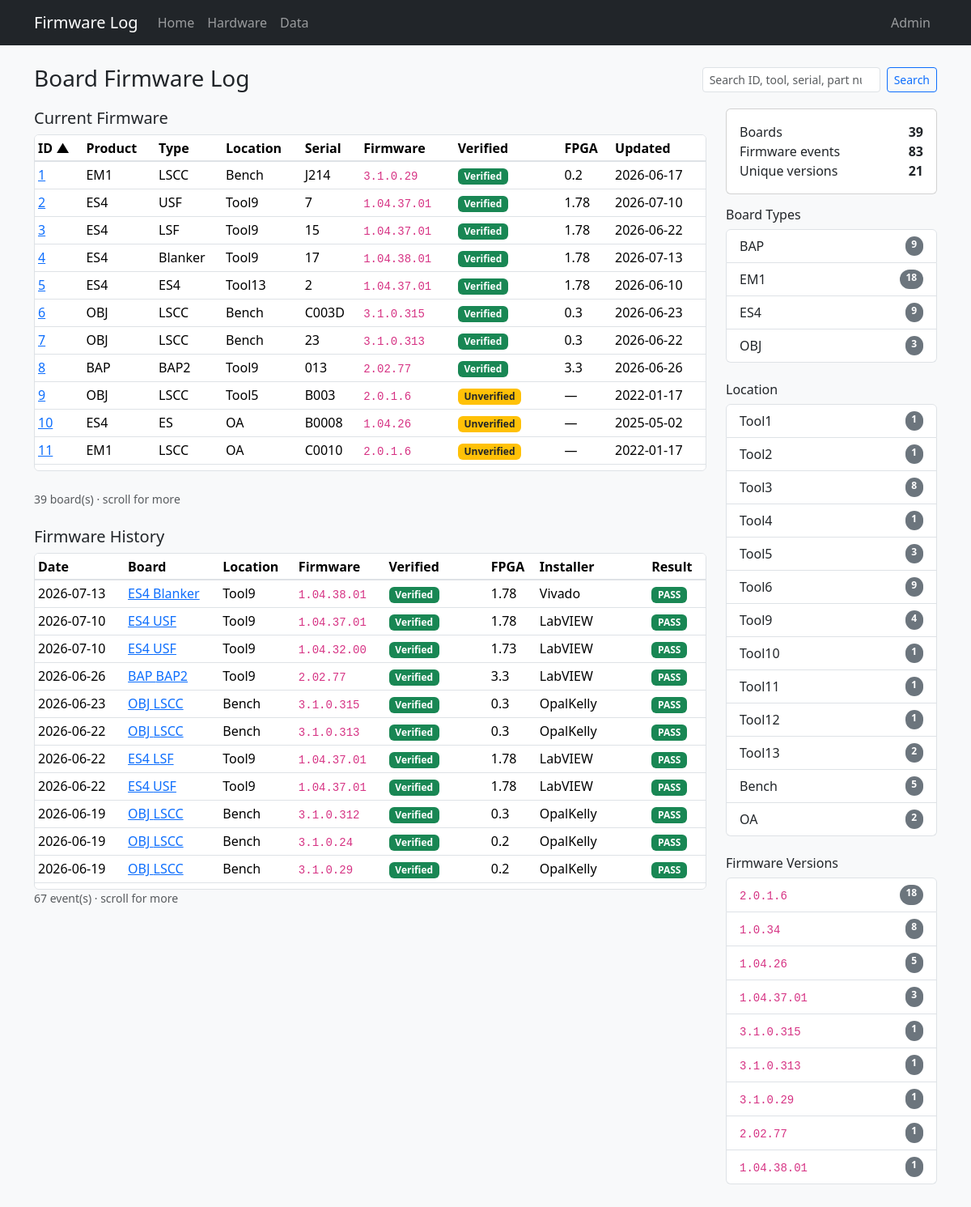
Before: / with the older database file.
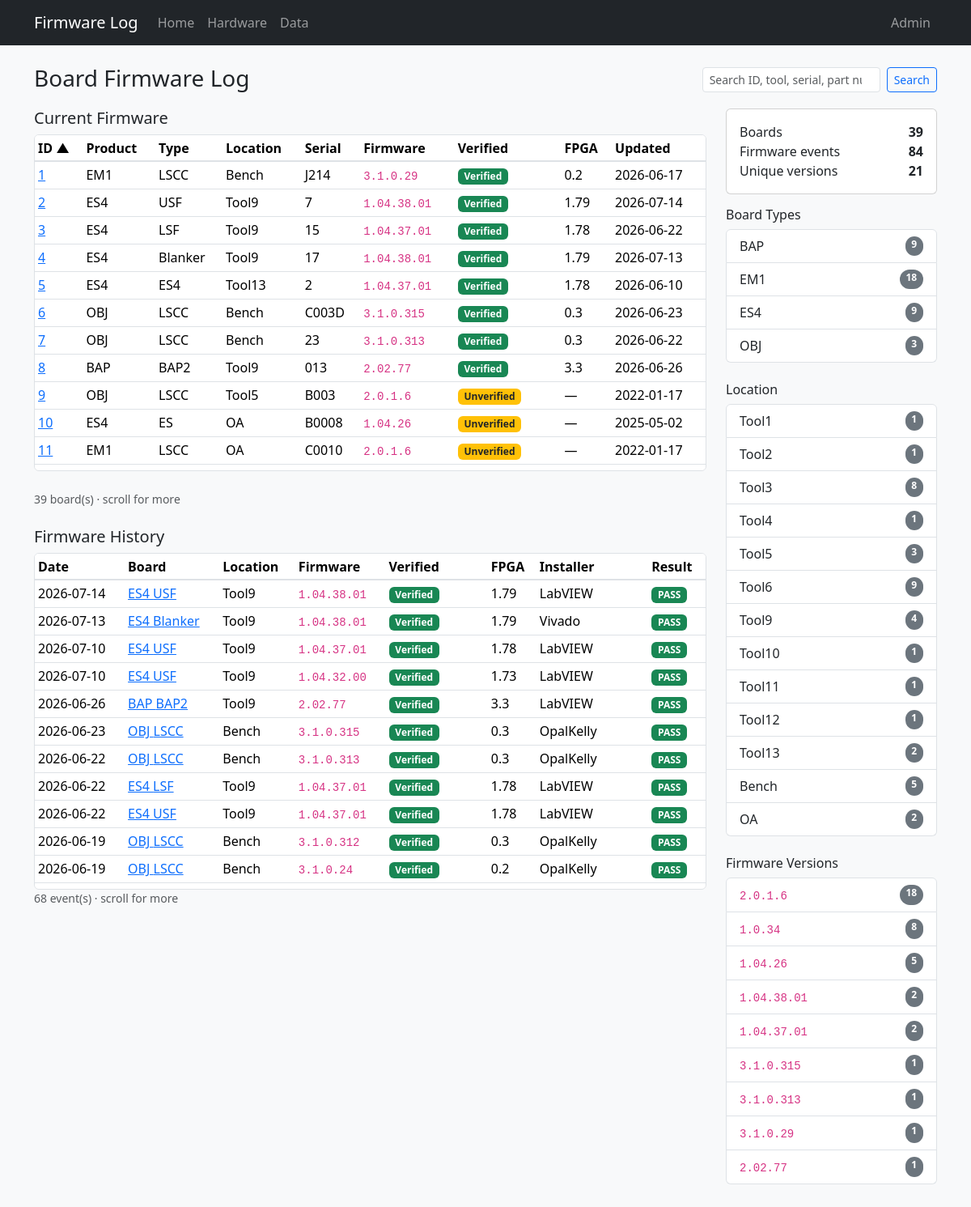
After: the same page with the newer database file.
### tables this page shows
CREATE TABLE "boards" (
                board_id      INTEGER PRIMARY KEY,
                tool          TEXT,
                board_slot    TEXT,
                manufacturer  TEXT NOT NULL DEFAULT 'PDF Solutions Inc.',
                board_name    TEXT NOT NULL,
                serial        TEXT NOT NULL,
                part_number   TEXT,
                revision      TEXT,
                file_id       TEXT,
                product_name  TEXT NOT NULL,
                ddr_fbga      TEXT
            , inventory_serial TEXT, status TEXT, role TEXT, comment TEXT, open_item TEXT, po TEXT, modified_by TEXT, source_updated_at TEXT, data_source TEXT, dc_status TEXT, ac_status TEXT, gcal_status TEXT, adc_status TEXT, eeprom_status TEXT);

CREATE TABLE "firmware_history" (
                event_id    INTEGER PRIMARY KEY AUTOINCREMENT,
                board_id    INTEGER NOT NULL REFERENCES boards (board_id),
                event_date  TEXT NOT NULL,
                event_time  TEXT,
                fpga        TEXT,
                firmware    TEXT NOT NULL,
                installer   TEXT,
                result      TEXT
            );

### app.py (the view)
@app.route("/")
def index():
    product = request.args.get("product")
    firmware = request.args.get("firmware")
    tool = request.args.get("tool")
    search = request.args.get("q", "").strip()
    sort = request.args.get("sort", "board_id")
    order = request.args.get("order", "asc")
    return render_template(
        "index.html",
        boards=db.list_boards(
            product_name=product,
            firmware=firmware,
            tool=tool,
            search=search,
            sort=sort,
            order=order,
        ),
        history=db.list_history(
            product_name=product,
            firmware=firmware,
            tool=tool,
            search=search,
        ),
        stats=db.dashboard_stats(),
        fw_stats=db.firmware_stats(),
        tool_stats=db.tool_stats(),
        products=db.board_products(),
        available_firmware=db.firmware_for_product(product) if product else set(),
        available_products=db.products_for_firmware(firmware) if firmware else set(),
        available_tools=(
            db.tools_for_product(product) if product
            else db.tools_for_firmware(firmware) if firmware
            else set()
        ),
        available_products_for_tool=db.products_for_tool(tool) if tool else set(),
        available_firmware_for_tool=db.firmware_for_tool(tool) if tool else set(),
        product_filter=product,
        firmware_filter=firmware,
        tool_filter=tool,
        search=search,
        sort=sort,
        order=order,
    )

### db.py (called while the page is built)
def firmware_verified_sql(board_alias="b"):
    ids = ", ".join(str(i) for i in sorted(VERIFIED_BOARD_IDS))
    return f"""
    CASE
        WHEN {board_alias}.board_id IN ({ids}) THEN 'verified'
        WHEN {board_alias}.data_source = 'firmware_log' THEN 'verified'
        WHEN {board_alias}.tool = 'Tool13' AND {board_alias}.product_name = 'BAP' THEN 'verified'
        ELSE 'unverified'
    END
    """

def tool_sort_order_sql(tool_column="tool"):
    return f"""
    CASE
        WHEN {tool_column} = 'Unassigned' THEN 3
        WHEN {tool_column} LIKE 'Tool%' THEN 1
        ELSE 2
    END,
    CASE
        WHEN {tool_column} LIKE 'Tool%' THEN CAST(SUBSTR({tool_column}, 5) AS INTEGER)
    END,
    {tool_column} ASC
    """

def dict_row(cursor, row):
    return {col[0]: row[i] for i, col in enumerate(cursor.description)}

@contextmanager
def get_db():
    conn = sqlite3.connect(DATABASE)
    conn.row_factory = dict_row
    try:
        yield conn
    finally:
        conn.close()

def fetch_all(query, params=()):
    with get_db() as conn:
        return conn.execute(query, params).fetchall()

### templates/index.html (shortened to what the changed rows need)
{% extends "base.html" %}
{% from "macros.html" import sort_link, result_badge, verified_badge %}
{% block content %}
<div class="d-flex flex-wrap justify-content-between align-items-center gap-2 mb-3">
  <div>
    <h1 class="h3 mb-1">Board Firmware Log</h1>
  </div>
</div>
<div class="row g-4">
  <div class="col-lg-9">
    <h2 class="h5">Current Firmware</h2>
    <div class="table-scroll-panel mb-4">
      <table class="table table-sm table-hover align-middle mb-0">
        <thead>
          <tr>
            <th>{{ sort_link('ID', 'board_id', sort, order, product_filter, firmware_filter, tool_filter, search) }}</th>
            <th>{{ sort_link('Product', 'product_name', sort, order, product_filter, firmware_filter, tool_filter, search) }}</th>
            <th>{{ sort_link('Type', 'board_name', sort, order, product_filter, firmware_filter, tool_filter, search) }}</th>
            <th>{{ sort_link('Location', 'tool', sort, order, product_filter, firmware_filter, tool_filter, search) }}</th>
            <th>{{ sort_link('Serial', 'serial', sort, order, product_filter, firmware_filter, tool_filter, search) }}</th>
            <th class="col-firmware">{{ sort_link('Firmware', 'firmware', sort, order, product_filter, firmware_filter, tool_filter, search) }}</th>
            <th class="col-verified">Verified</th>
            <th>FPGA</th>
            <th>{{ sort_link('Updated', 'event_date', sort, order, product_filter, firmware_filter, tool_filter, search) }}</th>
          </tr>
        </thead>
        <tbody>
          {% for b in boards %}
          <tr>
            <td><a href="{{ url_for('board_detail', board_id=b.board_id) }}">{{ b.board_id }}</a></td>
            <td>{{ b.product_name }}</td>
            <td>{{ b.board_name }}</td>
            <td>{{ b.tool or '—' }}</td>
            <td>{{ b.serial }}</td>
            <td class="col-firmware">{% if b.current_firmware %}<code>{{ b.current_firmware }}</code>{% else %}<span class="text-muted">—</span>{% endif %}</td>
            <td class="col-verified">{{ verified_badge(b.firmware_verified) }}</td>
            <td>{{ b.current_fpga or '—' }}</td>
            <td>{{ b.last_update or '—' }}</td>
          </tr>
          {% else %}
          <tr><td colspan="9" class="text-muted">No boards match your filters.</td></tr>
          {% endfor %}
        </tbody>
      </table>
    </div>
    <p class="text-muted small">{{ boards|length }} board(s){% if boards|length > 12 %} · scroll for more{% endif %}</p>
    <h2 class="h5 mt-4">Firmware History</h2>
    <div class="table-scroll-panel">
      <table class="table table-sm table-hover align-middle mb-0">
        <thead>
          <tr>
            <th>Date</th>
            <th>Board</th>
            <th>Location</th>
            <th class="col-firmware">Firmware</th>
            <th class="col-verified">Verified</th>
            <th>FPGA</th>
            <th>Installer</th>
            <th>Result</th>
          </tr>
        </thead>
        <tbody>
          {% for row in history %}
          <tr>
            <td>{{ row.event_date }}</td>
            <td>
              <a href="{{ url_for('board_detail', board_id=row.board_id) }}">
                {{ row.product_name }} {{ row.board_name }}
              </a>
            </td>
            <td>{{ row.tool or '—' }}</td>
            <td class="col-firmware"><code>{{ row.firmware }}</code></td>
            <td class="col-verified">{{ verified_badge(row.firmware_verified) }}</td>
            <td>{{ row.fpga or '—' }}</td>
            <td>{{ row.installer or '—' }}</td>
            <td>{{ result_badge(row.result) }}</td>
          </tr>
          {% else %}
          <tr><td colspan="8" class="text-muted">No firmware history matches your filters.</td></tr>
          {% endfor %}
        </tbody>
      </table>
    </div>
    <p class="text-muted small">{{ history|length }} event(s){% if history|length > 10 %} · scroll for more{% endif %}</p>
  </div>
  <div class="col-lg-3">
    <div class="card mb-3">
      <div class="card-body">
        <div class="d-flex justify-content-between"><span>Firmware events</span><strong>{{ stats.history_count }}</strong></div>
      </div>
    </div>
    <h2 class="h6">Board Types</h2>
    <div class="list-group mb-4">
      {% for p in products %}
      {% if (firmware_filter and p.product_name not in available_products and product_filter != p.product_name) or (tool_filter and p.product_name not in available_products_for_tool and product_filter != p.product_name) %}
      <span class="list-group-item d-flex justify-content-between py-2 filter-disabled" aria-disabled="true">
        <span>{{ p.product_name }}</span>
        <span class="badge text-bg-secondary rounded-pill">{{ p.board_count }}</span>
      </span>
      {% elif product_filter == p.product_name %}
      <a class="list-group-item list-group-item-action d-flex justify-content-between py-2 active"
         href="{{ url_for('index', firmware=firmware_filter, tool=tool_filter, q=search) }}">
        <span>{{ p.product_name }}</span>
        <span class="badge text-bg-light rounded-pill">{{ p.board_count }}</span>
      </a>
      {% else %}
      <a class="list-group-item list-group-item-action d-flex justify-content-between py-2"
         href="{{ url_for('index', product=p.product_name, firmware=firmware_filter, tool=tool_filter, q=search) }}">
        <span>{{ p.product_name }}</span>
        <span class="badge text-bg-secondary rounded-pill">{{ p.board_count }}</span>
      </a>
      {% endif %}
      {% endfor %}
    </div>
    <h2 class="h6">Location</h2>
    <div class="list-group mb-4">
      {% for row in tool_stats %}
      {% if (product_filter and row.tool not in available_tools and tool_filter != row.tool) or (firmware_filter and row.tool not in available_tools and tool_filter != row.tool) %}
      <span class="list-group-item d-flex justify-content-between py-2 filter-disabled" aria-disabled="true">
        <span>{{ row.tool }}</span>
        <span class="badge text-bg-secondary rounded-pill">{{ row.board_count }}</span>
      </span>
      {% elif tool_filter == row.tool %}
      <a class="list-group-item list-group-item-action d-flex justify-content-between py-2 active"
         href="{{ url_for('index', product=product_filter, firmware=firmware_filter, q=search) }}">
        <span>{{ row.tool }}</span>
        <span class="badge text-bg-light rounded-pill">{{ row.board_count }}</span>
      </a>
      {% else %}
      <a class="list-group-item list-group-item-action d-flex justify-content-between py-2"
         href="{{ url_for('index', product=product_filter, firmware=firmware_filter, tool=row.tool, q=search) }}">
        <span>{{ row.tool }}</span>
        <span class="badge text-bg-secondary rounded-pill">{{ row.board_count }}</span>
      </a>
      {% endif %}
      {% endfor %}
    </div>
    <h2 class="h6">Firmware Versions</h2>
    <div class="list-group">
      {% for row in fw_stats %}
      {% if (product_filter and row.firmware not in available_firmware and firmware_filter != row.firmware) or (tool_filter and row.firmware not in available_firmware_for_tool and firmware_filter != row.firmware) %}
      <span class="list-group-item d-flex justify-content-between py-2 filter-disabled" aria-disabled="true">
        <span><code class="small">{{ row.firmware }}</code></span>
        <span class="badge text-bg-secondary rounded-pill">{{ row.board_count }}</span>
      </span>
      {% else %}
      <a class="list-group-item list-group-item-action d-flex justify-content-between py-2"
         href="{{ url_for('index', firmware=row.firmware, product=product_filter, tool=tool_filter, q=search) }}">
        <span><code class="small">{{ row.firmware }}</code></span>
        <span class="badge text-bg-secondary rounded-pill">{{ row.board_count }}</span>
      </a>
      {% endif %}
      {% else %}
      <div class="list-group-item text-muted py-2">No data.</div>
      {% endfor %}
    </div>
  </div>
</div>
{% endblock %}

### templates/macros.html (shortened to what this page needs)
{% macro result_badge(result) -%}
  {% if result %}
    {% set r = result|upper %}
    {% if r == 'PASS' %}
      <span class="badge text-bg-success">PASS</span>
    {% elif r == 'FAIL' %}
      <span class="badge text-bg-danger">FAIL</span>
    {% else %}
      <span class="badge text-bg-secondary">{{ result }}</span>
    {% endif %}
  {% else %}
    <span class="text-muted">—</span>
  {% endif %}
{%- endmacro %}
{% macro sort_link(label, column, sort, order, product=None, firmware=None, tool=None, q=None) -%}
  {% set new_order = 'desc' if sort == column and order == 'asc' else 'asc' %}
  <a href="{{ url_for('index', sort=column, order=new_order, product=product, firmware=firmware, tool=tool, q=q) }}" class="text-decoration-none text-reset">
    {{ label }}{% if sort == column %} {% if order == 'asc' %}▲{% else %}▼{% endif %}{% endif %}
  </a>
{%- endmacro %}
{% macro verified_badge(status) -%}
  {% if status == 'verified' %}
    <span class="badge text-bg-success">Verified</span>
  {% elif status == 'unverified' %}
    <span class="badge text-bg-warning text-dark">Unverified</span>
  {% else %}
    <span class="text-muted">—</span>
  {% endif %}
{%- endmacro %}

Changed rows visible on the page:
no longer on one of the page's lists (row edited): firmware_history: board_id "4", product_name "ES4", board_name "Blanker", tool "Tool9", serial "17", current_firmware "1.04.38.01", fpga "1.78", event_date "2026-07-13"
no longer on this page (row unchanged): firmware_history: event_date "2026-06-19", product_name "OBJ", board_name "LSCC", tool "Bench", firmware "3.1.0.29", fpga "0.2", installer "OpalKelly", result "PASS"
computed for boards "USF": current_firmware "1.04.37.01" → "1.04.38.01"; current_fpga "1.78" → "1.79"; last_update "2026-07-10" → "2026-07-14"
now on this page (row unchanged): boards: board_id "4", product_name "ES4", board_name "Blanker", tool "Tool9", serial "17", current_firmware "1.04.38.01", current_fpga "1.79", last_update "2026-07-13", shown under "Current Firmware"
added firmware_history: event_date "2026-07-14", product_name "ES4", board_name "USF", tool "Tool9", firmware "1.04.38.01", fpga "1.79", installer "LabVIEW", result "PASS"
changed firmware_history "Vivado": fpga "1.78" → "1.79"
Other visible differences:
{{ history|length }}: "67" → "68"
{{ stats.history_count }}: "83" → "84"
new list line: "1.04.38.01 2"
new list line: "1.04.37.01 2"
list line gone: "1.04.37.01 3"
list line gone: "1.04.38.01 1"
